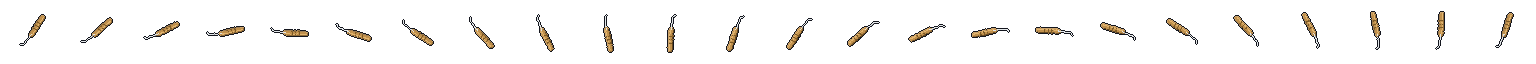
#> input picture art/drafts/ART-16/rev2/tool_pick_turns.png, 1536 x 64 px
$ python sheets.py ../../art/drafts/ART-16/rev2/tool_pick_turns.png ../../art/drafts/ART-16/rev2/tool_brush_turns.png
#> lines starting #> are read from the running program, lines starting #| are printed output that depends on the picture
### tools/art_batch_b/storage_items.py
# ART-10: storage silhouettes, top-down look into the under-counter storage. 22 native px per cell
# (44 px on screen at 2x, matching the proposed look-under grid). Footprints from storage_data.gd,
# hardware_catalog.gd and storage_sources.gd. Drawn at rotation 0, then turned; the outline and the
# top-left light are applied after turning so the light stays fixed.
import os, sys, json, math
import numpy as np
from PIL import Image
sys.path.insert(0, os.path.dirname(__file__))
from px import canvas, c, mix, outline, light, OUT

CELL = 22
ITEMS = {}


def item(name, cells):
    def deco(fn):
        ITEMS[name] = (cells, fn)
        return fn
    return deco


def rr(d, box, fill, r=3):
    d.rounded_rectangle(box, r, fill=c(fill))


# [218 lines left out: functions pc_tower, pc_compact, gpu, ram, cpu, storage_hdd and 9 more, not called in this run]


# [13 lines that do not run on import are left out]

### tools/art_batch_b/parts_comic.py
# ART-10 parts, revision 2 (user, 23 Nov 2026: "Parts are supposed to be in a completely different style;
# comic book but semi-realistic"). Illustrated, not pixel art: drawn at 4x and reduced to the logical size
# (44 px per storage cell, 1:1 on the 1280 x 720 screen). Bold ink outline, flat comic tones, a fixed
# top-left light and halftone dots in the shade, applied after turning so the light never rotates.
import os, sys, math
import numpy as np
from PIL import Image, ImageDraw

S = 4                 # supersampling
CELL = 44             # logical px per cell
INK = (21, 22, 26, 255)


def C(h, a=255):
    if isinstance(h, tuple): return h if len(h) == 4 else tuple(h) + (a,)
    return (int(h[1:3], 16), int(h[3:5], 16), int(h[5:7], 16), a)


class Pen:
    def __init__(self, w, h):
        self.im = Image.new("RGBA", (w * S, h * S), (0, 0, 0, 0))
        self.d = ImageDraw.Draw(self.im)

    def _b(self, box):
        return [v * S for v in box]

    # [28 lines left out: functions rect, grad, not called in this run]

    def glint(self, x, y, length=6, width=1.0):
        self.line([(x, y), (x + length, y - length * 0.5)], (255, 255, 255, 230), width)

    def ell(self, box, fill, ink=1.0):
        w = round(ink * S) if ink else 0
        self.d.ellipse(self._b(box), fill=C(fill) if fill else None, outline=INK if w else None, width=w)

    def ring(self, box, col, width=1.0):
        self.d.ellipse(self._b(box), outline=C(col) if isinstance(col, str) else col, width=max(1, round(width * S)))

    # [5 lines left out: function poly, not called in this run]

    def line(self, pts, col, width=1.0):
        self.d.line([(x * S, y * S) for x, y in pts], fill=C(col) if isinstance(col, str) else col,
                    width=max(1, round(width * S)), joint="curve")


PARTS = {}


def part(name, cells):
    def deco(fn):
        PARTS[name] = (cells, fn)
        return fn
    return deco


# [198 lines left out: functions gpu, ram, cpu, psu, cooler, storage_hdd and 4 more, not called in this run]


# [7 lines that do not run on import are left out]

### tools/art_batch_b/sheets.py
# Review sheets for the user (not game assets). The room mockup uses the user's room draft and Codex's
# counter draft only as a backdrop to judge scale.
import os, sys
from PIL import Image, ImageDraw, ImageFont
sys.path.insert(0, os.path.dirname(__file__))
from px import up
from storage_items import render as px_render, CELL
import parts_comic


# [4 lines left out: function item_img, not called in this run]

HERE = os.path.dirname(os.path.abspath(__file__))
OUT = os.path.join(HERE, "out")
REV = os.path.join(HERE, "review")
os.makedirs(REV, exist_ok=True)
F = lambda s: ImageFont.truetype("/usr/share/fonts/truetype/dejavu/DejaVuSans.ttf", s)
FB = lambda s: ImageFont.truetype("/usr/share/fonts/truetype/dejavu/DejaVuSans-Bold.ttf", s)
BG = (21, 30, 39, 255)
INK = (226, 222, 210)
DIM = (150, 160, 168)
L = lambda p: Image.open(os.path.join(OUT, p)).convert("RGBA")


def paste(sheet, im, xy):
    sheet.alpha_composite(im, (int(xy[0]), int(xy[1])))


def room_mockup(room_path, counter_path):
    room = Image.open(room_path).convert("RGBA").resize((1280, 720), Image.LANCZOS)
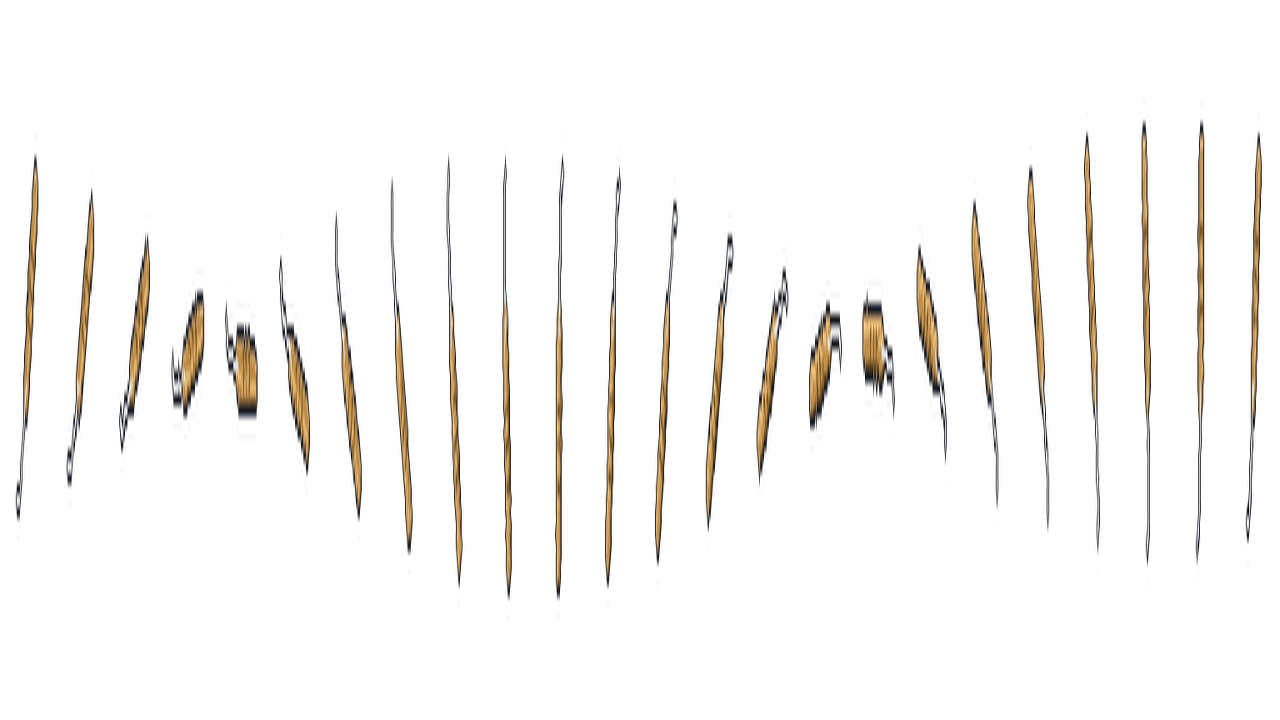
#> room: PIL image 1280x720 RGBA; mean R, G, B, A 7.9, 6.6, 4.9, 13.8; transparent parts drawn white
    counter = Image.open(counter_path).convert("RGBA").resize((1280, 720), Image.LANCZOS)
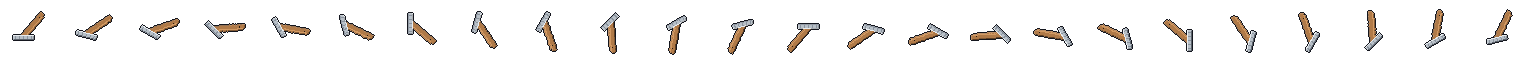
#> input picture art/drafts/ART-16/rev2/tool_brush_turns.png, 1536 x 64 px
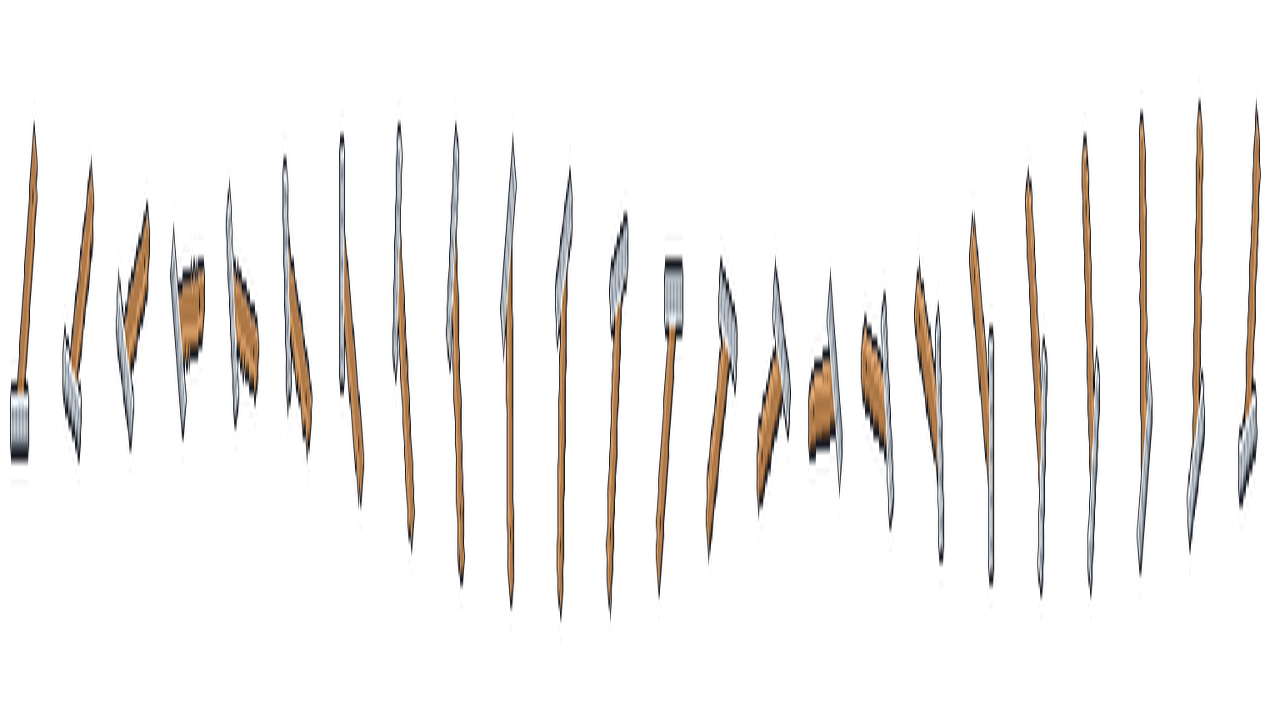
#> counter: PIL image 1280x720 RGBA; mean R, G, B, A 13.2, 11.3, 9.7, 23.2; transparent parts drawn white
    s = room.copy()
    paste(s, up(L("ART-08/mara_neutral.png")), (500, 236))
    s.alpha_composite(counter)
    paste(s, up(L("ART-09/pc_tower_closed.png")), (800, 360))
    paste(s, up(L("ART-06/clipboard_resting.png")), (330, 498))
    d = ImageDraw.Draw(s)
    d.rectangle((0, 684, 1280, 720), fill=(0, 0, 0, 190))
    d.text((12, 692), "MOCKUP for scale only. Backdrop: your room draft + the earlier counter draft (Batch A, not mine). "
           "Mine: Mara, PC tower, clipboard (shown at 2x).", font=F(15), fill=INK)
    s.convert("RGB").save(os.path.join(REV, "1_room_mockup.png"))


# [65 lines left out: functions people_sheet, props_sheet, storage_sheet, not called in this run]


if __name__ == "__main__":
#> (the run stopped early here; a loop or call above may not have finished)
